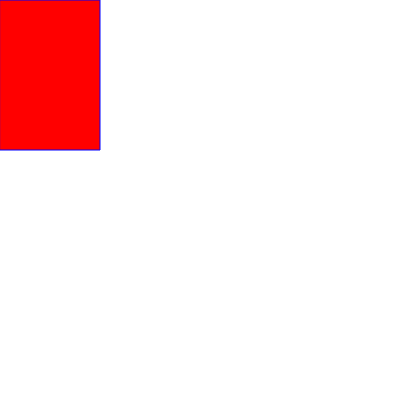
Frame 1 (no input)
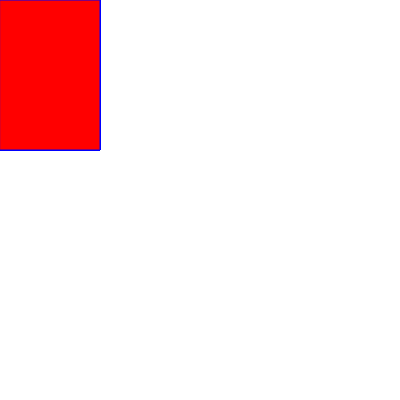
Frame 60 (no input)
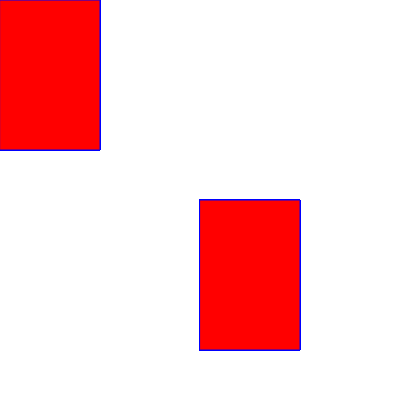
Frame 120 (the mouse pressed at the canvas centre since frame 60)

The p5.js sketch that drew these frames (run headless with seeded random() and noise() and a simulated clock; from frame 60 on, the mouse is pressed at the canvas centre):

// p5.js sketch
// ── sketch.js
function setup() {
  createCanvas(400, 400);
  background("white");
}

function draw() {
  
  stroke ("blue");
  fill ("red");
  
  console.log(mouseIsPressed);
  rect(mouseX, mouseY, 100, 150);
}
